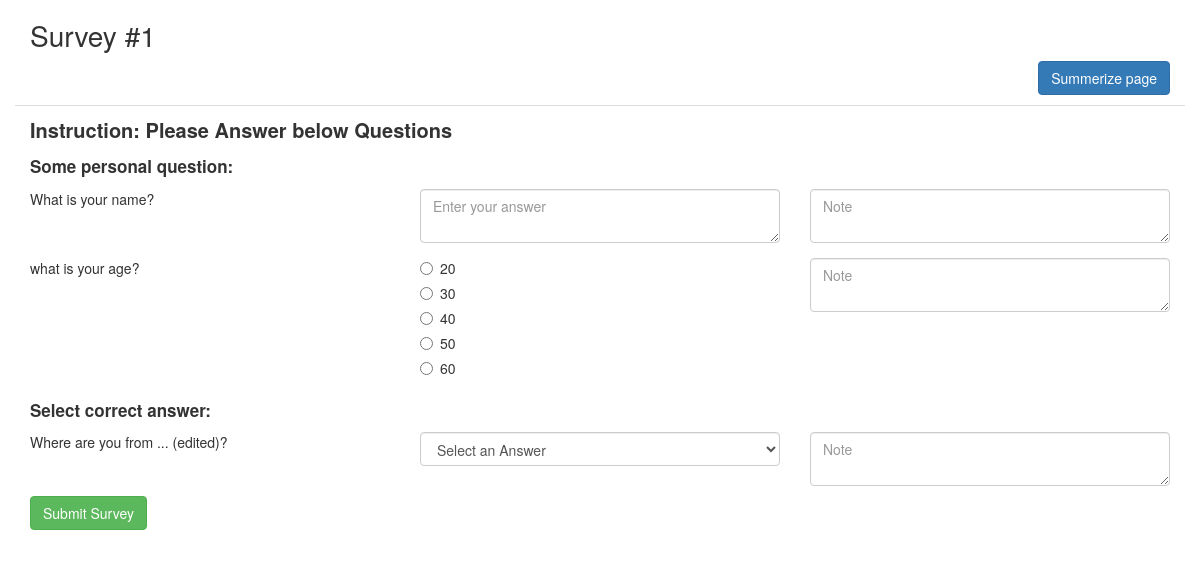
The page /survey.php?id=1 on the database its author committed.
### tables this page shows
CREATE TABLE `fields` (
  `id` int(11) NOT NULL,
  `survey_id` int(11) NOT NULL,
  `field_id` int(11) NOT NULL,
  `field_type` varchar(191) NOT NULL,
  `title` text NOT NULL
);

CREATE TABLE `questions_meta` (
  `id` int(11) NOT NULL,
  `survey_id` int(11) NOT NULL,
  `question_id` int(11) NOT NULL,
  `field_name` varchar(191) DEFAULT NULL,
  `summarize` int(11) NOT NULL,
  `type` varchar(191) NOT NULL,
  `type_fields` text,
  `chart` varchar(191) DEFAULT NULL
);

### survey.php (the view, shortened to what this page needs)
<?php include 'db.php'; ?>
<?php
	if(isset($_GET["id"]) && !empty(trim($_GET["id"]))){
		$survey_id = $_GET["id"];
		$survey = $conn->query("SELECT * FROM `fields` where survey_id=".$survey_id );
	}else{
		echo "Error!";
		exit;
	}
?>
<html>
<head>
	<link rel="stylesheet" href="https://maxcdn.bootstrapcdn.com/bootstrap/3.3.7/css/bootstrap.min.css">
	<link href="https://cdnjs.cloudflare.com/ajax/libs/select2/4.0.6-rc.0/css/select2.min.css" rel="stylesheet" />
	<link href="assets/styles.css" rel="stylesheet">
</head>
<body>
	<div class="container">
		<div style="margin-bottom:10px">
			<h3 class="" style="font-size:28px">Survey #<?php echo $_GET["id"]; ?></h3>
			<div class="text-right">
				<a href="/survey/summerize.php?id=<?php echo $_GET['id']; ?>" class="btn btn-primary ">
					Summerize page
				</a>
			</div>
		</div>
		<form action="" method="post">
<?php
	while($row = $survey->fetch_assoc()) { ?>
		<div class="row <?php echo $row['field_type']; ?>">
			<div class="col-md-<?php if($row['field_type'] == 'question'){echo '4';}else{echo '12';}; ?>">
				<label class="<?php echo $row['field_type']; ?>-title"><?php echo $row['title']; ?></label>
			</div>
			<?php if($row['field_type'] == 'question'){ ?>
				<div class="col-md-4">
					<?php $question = "select * from questions_meta where survey_id=".$survey_id." and question_id=".$row['field_id'];
					$question = $conn->query($question);
					$question = $question->fetch_assoc();
					$questionFields = explode(',', $question['type_fields']);
					if($question['type'] == "radio"){
						foreach($questionFields as $questionField){
							echo '<div class="radio"><label><input required value="'.$questionField.'" type="radio" name="'.$row['field_id'].'">'.$questionField.'</label></div>';
						}
					}else if($question['type'] == "open-text"){
						echo '<textarea required class="form-control" placeholder="Enter your answer" name="'.$row['field_id'].'"></textarea>';
					}else if($question['type'] == "short-text"){
						echo '<label><input required class="form-control" placeholder="Enter your answer" type="text" name="'.$row['field_id'].'"></label>';
					}else if($question['type'] == "checkbox"){
						foreach($questionFields as $questionField){
							echo '<div class="checkbox"><label><input required value="'.$questionField.'" type="checkbox" name="'.$row['field_id'].'[]">'.$questionField.'</label></div>';
						}
					}else if($question['type'] == "select"){
						echo '<select required class="form-control" name="'.$row['field_id'].'">';
						echo '<option value="" disabled selected>Select an Answer</option>';
						echo "</select>";
					} ?>
				</div>
				<div class="col-md-4">
					<textarea class="form-control" placeholder="Note" name="note[]"></textarea>
				</div>
			<?php } ?>
		</div>
	<?php }
?>
			<button type="submit" class="btn btn-success">Submit Survey</button>
		</form>
	</div>
</body>
</html>

### assets/styles.css (style rules this page uses)
.instruction-title { font-size: 20px; padding: 10px 0 5px; }
.instruction { border-top: 1px solid #ddd; }
.question { padding: 5px 0 10px; }
.checkbox, .radio { margin-top: 0; }
.question-title { font-weight: normal; }
.explanation-title { font-weight: bold; font-size: 17px; }

### rows shown on the page
fields: title "Instruction: Please Answer below Questions"
fields: title "Some personal question:"
fields: title "What is your name?", field "Enter your answer"
fields: title "what is your age?", questions_meta.type_fields "20", questions_meta.type_fields "30", questions_meta.type_fields "40", questions_meta.type_fields "50", questions_meta.type_fields "60"
fields: title "Select correct answer:"
fields: title "Where are you from ... (edited)?"

### other values the page prints
$_GET["id"] "1"
